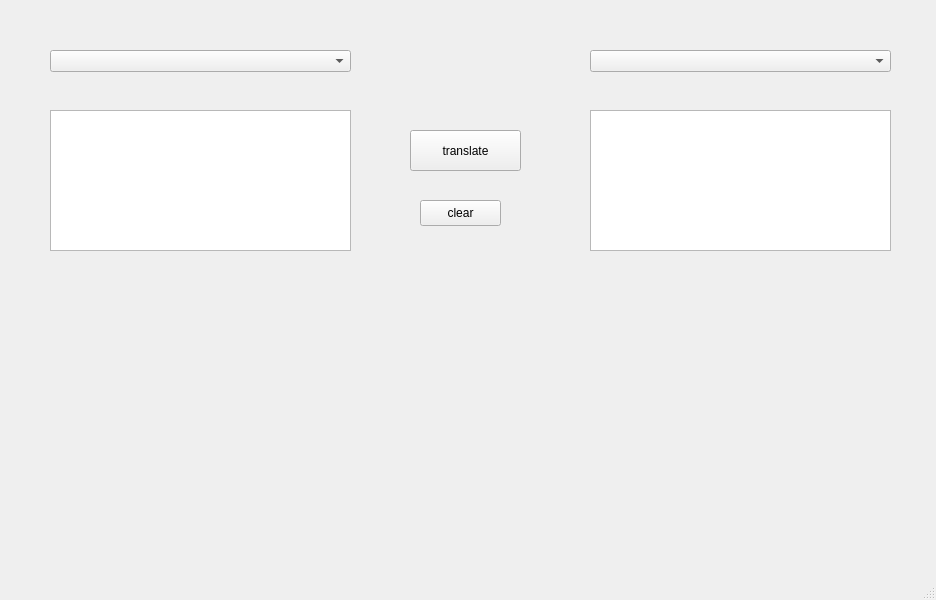
<?xml version="1.0" encoding="UTF-8"?>
<ui version="4.0">
 <class>MainWindow</class>
 <widget class="QMainWindow" name="MainWindow">
  <property name="geometry">
   <rect>
    <x>0</x>
    <y>0</y>
    <width>936</width>
    <height>600</height>
   </rect>
  </property>
  <property name="windowTitle">
   <string>MainWindow</string>
  </property>
  <widget class="QWidget" name="centralwidget">
   <widget class="QTextEdit" name="textEdit">
    <property name="geometry">
     <rect>
      <x>50</x>
      <y>110</y>
      <width>301</width>
      <height>141</height>
     </rect>
    </property>
   </widget>
   <widget class="QTextEdit" name="textEdit_2">
    <property name="geometry">
     <rect>
      <x>590</x>
      <y>110</y>
      <width>301</width>
      <height>141</height>
     </rect>
    </property>
   </widget>
   <widget class="QComboBox" name="comboBox">
    <property name="geometry">
     <rect>
      <x>50</x>
      <y>50</y>
      <width>301</width>
      <height>22</height>
     </rect>
    </property>
   </widget>
   <widget class="QComboBox" name="comboBox_2">
    <property name="geometry">
     <rect>
      <x>590</x>
      <y>50</y>
      <width>301</width>
      <height>22</height>
     </rect>
    </property>
   </widget>
   <widget class="QPushButton" name="pushButton">
    <property name="geometry">
     <rect>
      <x>410</x>
      <y>130</y>
      <width>111</width>
      <height>41</height>
     </rect>
    </property>
    <property name="styleSheet">
     <string notr="true">font: 13pt &quot;.AppleSystemUIFont&quot;;
font: 18pt &quot;.AppleSystemUIFont&quot;;</string>
    </property>
    <property name="text">
     <string>translate</string>
    </property>
   </widget>
   <widget class="QPushButton" name="pushButton_2">
    <property name="geometry">
     <rect>
      <x>420</x>
      <y>200</y>
      <width>81</width>
      <height>26</height>
     </rect>
    </property>
    <property name="text">
     <string>clear</string>
    </property>
   </widget>
  </widget>
  <widget class="QMenuBar" name="menubar">
   <property name="geometry">
    <rect>
     <x>0</x>
     <y>0</y>
     <width>936</width>
     <height>21</height>
    </rect>
   </property>
  </widget>
  <widget class="QStatusBar" name="statusbar"/>
 </widget>
 <resources/>
 <connections/>
</ui>
